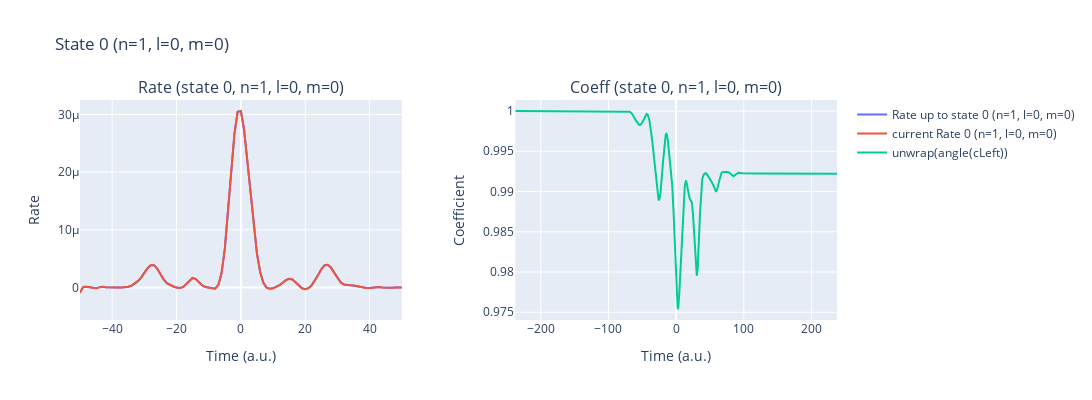
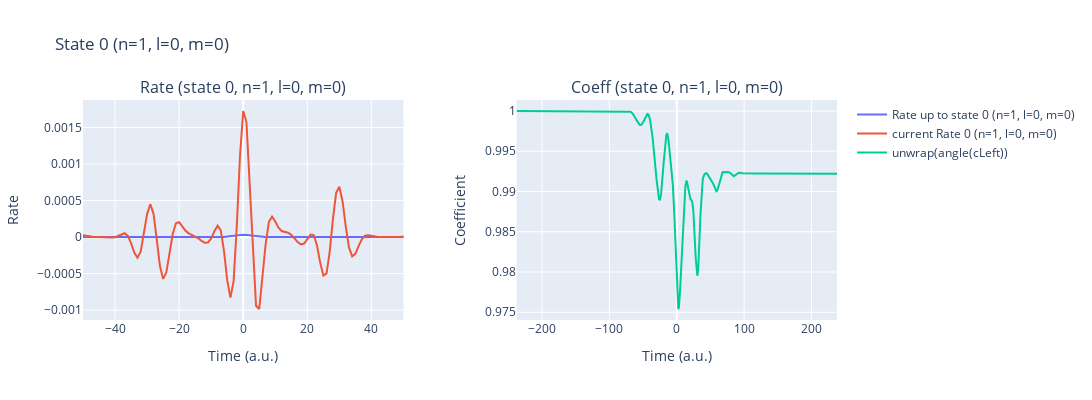
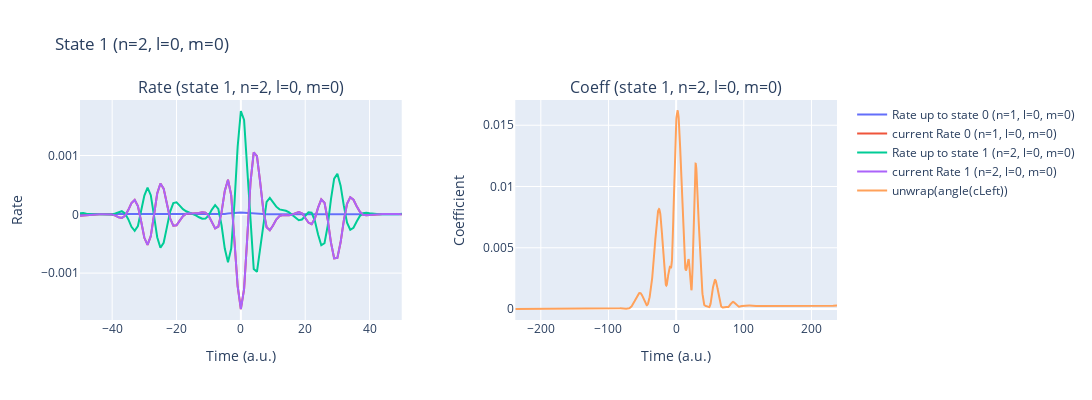
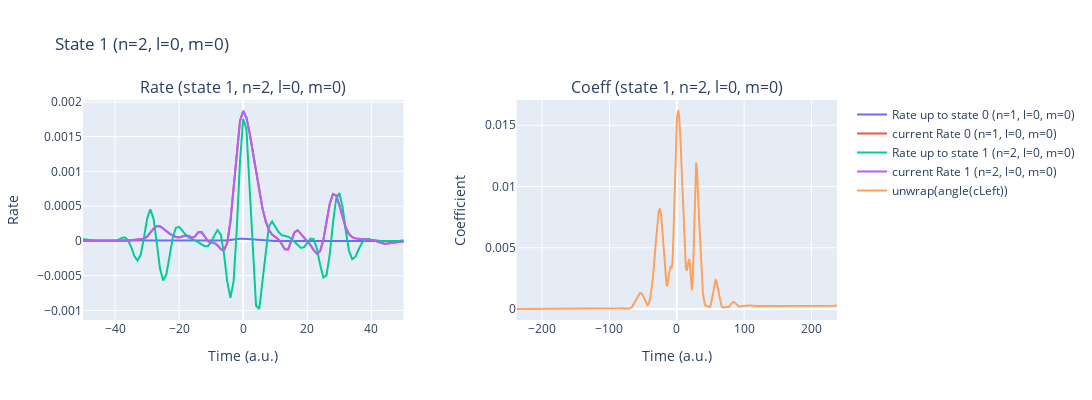

These figures' notebook cell, in order:
### Code cell
%autoreload
laser_pulses.add_pulse(params['lam0'], params['intensity'], params['cep'], params['lam0']/ AtomicUnits.nm / AtomicUnits.speed_of_light)
laser_pulses.add_pulse(250, 8e9, -np.pi/2, 250/ AtomicUnits.nm / AtomicUnits.speed_of_light, t0=-144.91)
t_min, t_max = laser_pulses.get_time_interval()
time_recon_1= np.arange(int(t_min), int(t_max)+1, 1.)

rateExcited_1 = IonRate(time_recon_1, laser_pulses, params, dT=0.5/2, kernel_type='exact_SFA', excitedStates=True)
laser_pulses.reset()

### Figure 1 — Plotly figure (JSON) as saved in the notebook; plotly's stock layout.template omitted (floating-point values rounded to 4 significant figures; data arrays with more than 128 entries replaced by an {"elided": "..."} marker saying what was removed)
{"data": [{"mode": "lines", "name": "Rate up to state 0 (n=1, l=0, m=0)", "type": "scatter", "x": {"elided": "404 int values"}, "xaxis": "x", "y": {"elided": "404 float values"}, "yaxis": "y"}, {"mode": "lines", "name": "current Rate 0 (n=1, l=0, m=0)", "type": "scatter", "x": {"elided": "404 int values"}, "xaxis": "x", "y": {"elided": "404 float values"}, "yaxis": "y"}, {"mode": "lines", "name": "unwrap(angle(cLeft))", "type": "scatter", "x": {"elided": "1903 float values"}, "xaxis": "x2", "y": {"elided": "1903 float values"}, "yaxis": "y2"}], "layout": {"annotations": [{"font": {"size": 16}, "showarrow": false, "text": "Rate (state 0, n=1, l=0, m=0)", "x": 0.2125, "xanchor": "center", "xref": "paper", "y": 1, "yanchor": "bottom", "yref": "paper"}, {"font": {"size": 16}, "showarrow": false, "text": "Coeff (state 0, n=1, l=0, m=0)", "x": 0.7875, "xanchor": "center", "xref": "paper", "y": 1, "yanchor": "bottom", "yref": "paper"}], "height": 400, "title": {"text": "State 0 (n=1, l=0, m=0)"}, "width": 1200, "xaxis": {"anchor": "y", "domain": [0, 0.425], "range": [-50, 50], "title": {"text": "Time (a.u.)"}}, "xaxis2": {"anchor": "y2", "domain": [0.575, 1], "title": {"text": "Time (a.u.)"}}, "yaxis": {"anchor": "x", "domain": [0, 1], "title": {"text": "Rate"}}, "yaxis2": {"anchor": "x2", "domain": [0, 1], "title": {"text": "Coefficient"}}}}

### Figure 2 — Plotly figure (JSON) as saved in the notebook; plotly's stock layout.template omitted (floating-point values rounded to 4 significant figures; data arrays with more than 128 entries replaced by an {"elided": "..."} marker saying what was removed)
{"data": [{"mode": "lines", "name": "Rate up to state 0 (n=1, l=0, m=0)", "type": "scatter", "x": {"elided": "404 int values"}, "xaxis": "x", "y": {"elided": "404 float values"}, "yaxis": "y"}, {"mode": "lines", "name": "current Rate 0 (n=1, l=0, m=0)", "type": "scatter", "x": {"elided": "404 int values"}, "xaxis": "x", "y": {"elided": "404 float values"}, "yaxis": "y"}, {"mode": "lines", "name": "unwrap(angle(cLeft))", "type": "scatter", "x": {"elided": "1903 float values"}, "xaxis": "x2", "y": {"elided": "1903 float values"}, "yaxis": "y2"}], "layout": {"annotations": [{"font": {"size": 16}, "showarrow": false, "text": "Rate (state 0, n=1, l=0, m=0)", "x": 0.2125, "xanchor": "center", "xref": "paper", "y": 1, "yanchor": "bottom", "yref": "paper"}, {"font": {"size": 16}, "showarrow": false, "text": "Coeff (state 0, n=1, l=0, m=0)", "x": 0.7875, "xanchor": "center", "xref": "paper", "y": 1, "yanchor": "bottom", "yref": "paper"}], "height": 400, "title": {"text": "State 0 (n=1, l=0, m=0)"}, "width": 1200, "xaxis": {"anchor": "y", "domain": [0, 0.425], "range": [-50, 50], "title": {"text": "Time (a.u.)"}}, "xaxis2": {"anchor": "y2", "domain": [0.575, 1], "title": {"text": "Time (a.u.)"}}, "yaxis": {"anchor": "x", "domain": [0, 1], "title": {"text": "Rate"}}, "yaxis2": {"anchor": "x2", "domain": [0, 1], "title": {"text": "Coefficient"}}}}

### Figure 3 — Plotly figure (JSON) as saved in the notebook; plotly's stock layout.template omitted (floating-point values rounded to 4 significant figures; data arrays with more than 128 entries replaced by an {"elided": "..."} marker saying what was removed)
{"data": [{"mode": "lines", "name": "Rate up to state 0 (n=1, l=0, m=0)", "type": "scatter", "x": {"elided": "404 int values"}, "xaxis": "x", "y": {"elided": "404 float values"}, "yaxis": "y"}, {"mode": "lines", "name": "current Rate 0 (n=1, l=0, m=0)", "type": "scatter", "x": {"elided": "404 int values"}, "xaxis": "x", "y": {"elided": "404 float values"}, "yaxis": "y"}, {"mode": "lines", "name": "Rate up to state 1 (n=2, l=0, m=0)", "type": "scatter", "x": {"elided": "404 int values"}, "xaxis": "x", "y": {"elided": "404 float values"}, "yaxis": "y"}, {"mode": "lines", "name": "current Rate 1 (n=2, l=0, m=0)", "type": "scatter", "x": {"elided": "404 int values"}, "xaxis": "x", "y": {"elided": "404 float values"}, "yaxis": "y"}, {"mode": "lines", "name": "unwrap(angle(cLeft))", "type": "scatter", "x": {"elided": "1903 float values"}, "xaxis": "x2", "y": {"elided": "1903 float values"}, "yaxis": "y2"}], "layout": {"annotations": [{"font": {"size": 16}, "showarrow": false, "text": "Rate (state 1, n=2, l=0, m=0)", "x": 0.2125, "xanchor": "center", "xref": "paper", "y": 1, "yanchor": "bottom", "yref": "paper"}, {"font": {"size": 16}, "showarrow": false, "text": "Coeff (state 1, n=2, l=0, m=0)", "x": 0.7875, "xanchor": "center", "xref": "paper", "y": 1, "yanchor": "bottom", "yref": "paper"}], "height": 400, "title": {"text": "State 1 (n=2, l=0, m=0)"}, "width": 1200, "xaxis": {"anchor": "y", "domain": [0, 0.425], "range": [-50, 50], "title": {"text": "Time (a.u.)"}}, "xaxis2": {"anchor": "y2", "domain": [0.575, 1], "title": {"text": "Time (a.u.)"}}, "yaxis": {"anchor": "x", "domain": [0, 1], "title": {"text": "Rate"}}, "yaxis2": {"anchor": "x2", "domain": [0, 1], "title": {"text": "Coefficient"}}}}

### Figure 4 — Plotly figure (JSON) as saved in the notebook; plotly's stock layout.template omitted (floating-point values rounded to 4 significant figures; data arrays with more than 128 entries replaced by an {"elided": "..."} marker saying what was removed)
{"data": [{"mode": "lines", "name": "Rate up to state 0 (n=1, l=0, m=0)", "type": "scatter", "x": {"elided": "404 int values"}, "xaxis": "x", "y": {"elided": "404 float values"}, "yaxis": "y"}, {"mode": "lines", "name": "current Rate 0 (n=1, l=0, m=0)", "type": "scatter", "x": {"elided": "404 int values"}, "xaxis": "x", "y": {"elided": "404 float values"}, "yaxis": "y"}, {"mode": "lines", "name": "Rate up to state 1 (n=2, l=0, m=0)", "type": "scatter", "x": {"elided": "404 int values"}, "xaxis": "x", "y": {"elided": "404 float values"}, "yaxis": "y"}, {"mode": "lines", "name": "current Rate 1 (n=2, l=0, m=0)", "type": "scatter", "x": {"elided": "404 int values"}, "xaxis": "x", "y": {"elided": "404 float values"}, "yaxis": "y"}, {"mode": "lines", "name": "unwrap(angle(cLeft))", "type": "scatter", "x": {"elided": "1903 float values"}, "xaxis": "x2", "y": {"elided": "1903 float values"}, "yaxis": "y2"}], "layout": {"annotations": [{"font": {"size": 16}, "showarrow": false, "text": "Rate (state 1, n=2, l=0, m=0)", "x": 0.2125, "xanchor": "center", "xref": "paper", "y": 1, "yanchor": "bottom", "yref": "paper"}, {"font": {"size": 16}, "showarrow": false, "text": "Coeff (state 1, n=2, l=0, m=0)", "x": 0.7875, "xanchor": "center", "xref": "paper", "y": 1, "yanchor": "bottom", "yref": "paper"}], "height": 400, "title": {"text": "State 1 (n=2, l=0, m=0)"}, "width": 1200, "xaxis": {"anchor": "y", "domain": [0, 0.425], "range": [-50, 50], "title": {"text": "Time (a.u.)"}}, "xaxis2": {"anchor": "y2", "domain": [0.575, 1], "title": {"text": "Time (a.u.)"}}, "yaxis": {"anchor": "x", "domain": [0, 1], "title": {"text": "Rate"}}, "yaxis2": {"anchor": "x2", "domain": [0, 1], "title": {"text": "Coefficient"}}}}
